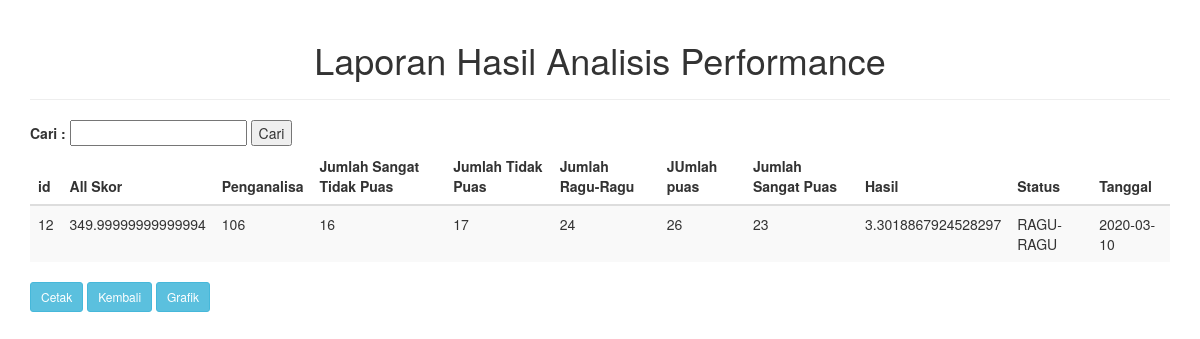
Page /admin/tampilresultp.php on the committed database.
### tables this page shows
CREATE TABLE `r_performa` (
  `id` int(11) NOT NULL,
  `allskor` double DEFAULT NULL,
  `penganalisa` int(11) NOT NULL,
  `jstp` double DEFAULT NULL,
  `jtp` double DEFAULT NULL,
  `jrg` double DEFAULT NULL,
  `jp` double DEFAULT NULL,
  `jsp` double DEFAULT NULL,
  `hasil` double DEFAULT NULL,
  `status` varchar(25) NOT NULL,
  `tanggal` text NOT NULL
);

### admin/tampilresultp.php (the view, shortened to what this page needs)
<!DOCTYPE HTML>
<html>
<head>
	<link href="css1/bootstrap.css" rel="stylesheet">
</head>
<?php
			$data=mysql_query("select *from r_performa");
?>
<body>
<div class="container">
	<div class="page-header" align="center"><h1>Laporan Hasil Analisis Performance</h1></div>
	<form action="tampilresultp.php" method="get">
		<label>Cari :</label>
		<input type="text" name="cari">
		<input type="submit" value="Cari">
	</form>
	<table class="table table-striped">
		<thead>
			<th>id</th>
			<th>All Skor</th>
			<th>Penganalisa</th>
			<th>Jumlah Sangat Tidak Puas</th>
			<th>Jumlah Tidak Puas</th>
			<th>Jumlah Ragu-Ragu</th>
			<th>JUmlah puas</th>
			<th>Jumlah Sangat Puas</th>
			<th>Hasil</th>
			<th>Status</th>
		    <th>Tanggal</th>
		</thead>
		<tbody>
	<?php
		if(isset($_GET['cari'])){
			$cari = $_GET['cari'];
			$data = mysql_query("select * from r_performa where id like '%".$cari."%'");
		}else{
		$data = mysql_query("select * from r_performa");
	}
		while($d=mysql_fetch_array($data)){
		?>
			<td><?php echo $d['id']; ?></td>
			<td><?php echo $d['allskor']; ?></td>
			<td><?php echo $d['penganalisa']; ?></td>
		    <td><?php echo $d['jstp']; ?></td>
			<td><?php echo $d['jtp']; ?></td>
			<td><?php echo $d['jrg']; ?></td>
			<td><?php echo $d['jp']; ?></td>
			<td><?php echo $d['jsp']; ?></td>
			<td><?php echo $d['hasil']; ?></td>
	    	<td><?php echo $d['status']; ?></td>
			<td><?php echo $d['tanggal']; ?></td>
		</tbody>
		<?php
		}
	?>
	</table>
	<a class="btn btn-info btn-sm" href="cetakresultp.php" target="blank">Cetak</a>
	<a class="btn btn-info btn-sm" href="dashboard.php">Kembali</a>
	<a class="btn btn-info btn-sm" href="diagramp.php">Grafik</a>
</div>
</body>
</html>

### rows in the picture
r_performa: id "12", allskor "349.99999999999994", penganalisa "106", jstp "16", jtp "17", jrg "24", jp "26", jsp "23", hasil "3.3018867924528297", status "RAGU-RAGU", tanggal "2020-03-10"
